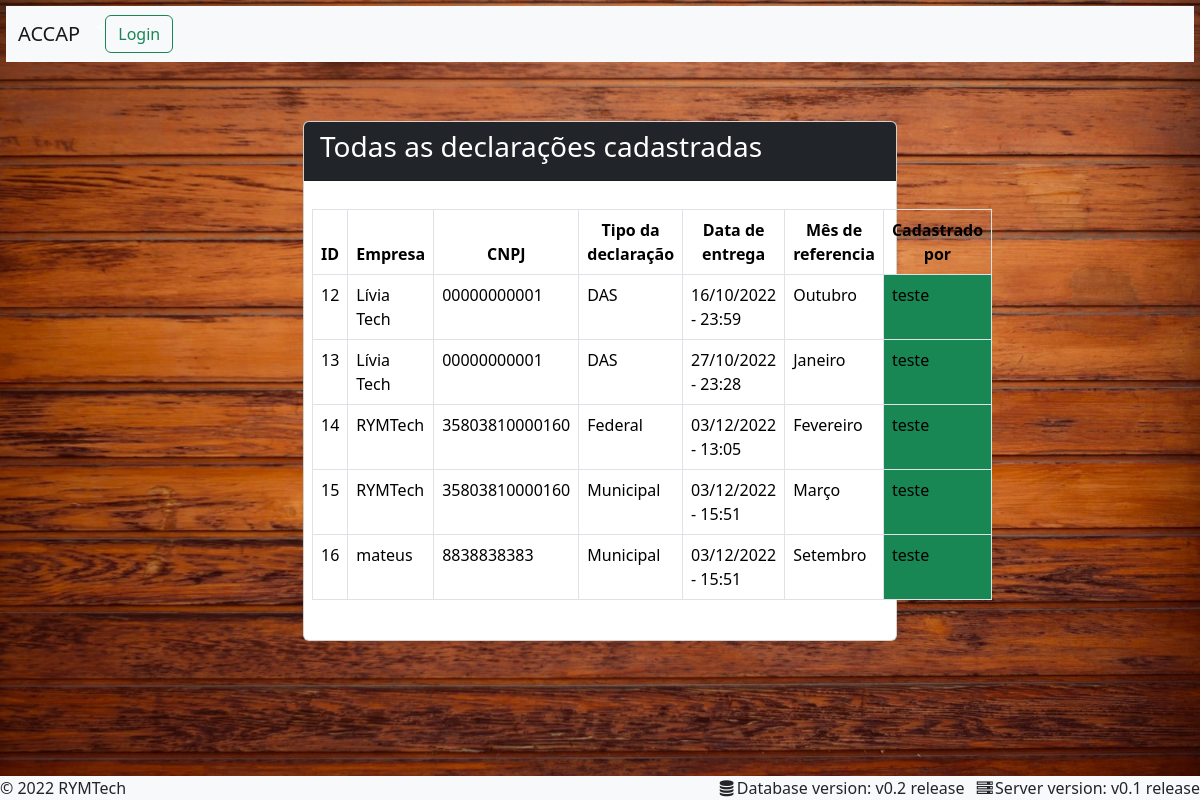
The app's page /admin.php, older data.
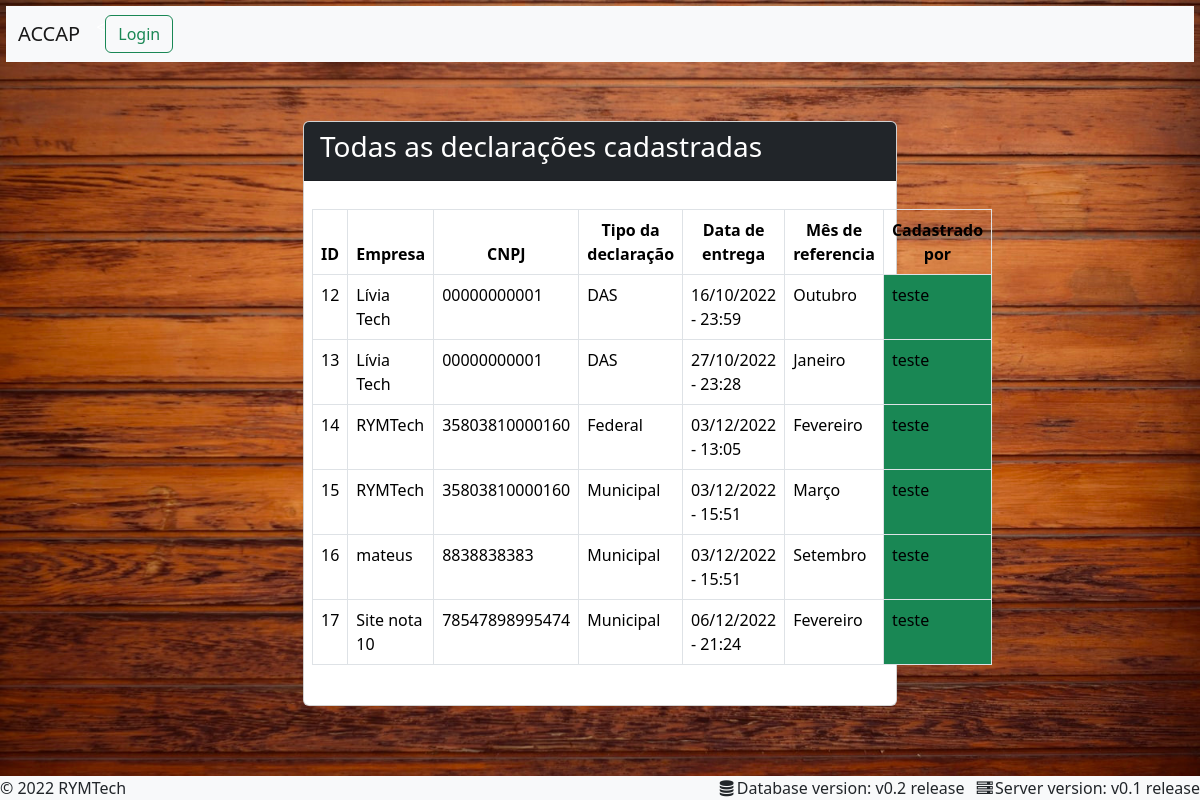
The same page, newer data.
### tables this page shows
CREATE TABLE `declaracao` (
  `id` int NOT NULL,
  `nome` varchar(50) NOT NULL,
  `usuario_id` int NOT NULL,
  `empresa_id` int NOT NULL,
  `tipoID` int NOT NULL,
  `data_cadastro` timestamp NOT NULL DEFAULT CURRENT_TIMESTAMP
);

CREATE TABLE `empresa` (
  `id` int NOT NULL,
  `nome` varchar(100) NOT NULL,
  `email` varchar(50) NOT NULL,
  `telefone` varchar(50) NOT NULL,
  `ativo` tinyint(1) NOT NULL,
  `declara` varchar(50) NOT NULL,
  `CNPJ` varchar(20) DEFAULT NULL
);

CREATE TABLE `tipoDeclaracao` (
  `id` int NOT NULL,
  `nome` varchar(60) NOT NULL
);

CREATE TABLE `usuario` (
  `id` int NOT NULL,
  `username` varchar(50) NOT NULL,
  `senha` varchar(50) NOT NULL,
  `nivel` int NOT NULL,
  `imagem` varchar(100) NOT NULL
);

### banco.php (called while the page is built, shortened)
<?php
function buscarDeclaracaoTodos($id){
    include 'conecta.php';
    $declaracao = array();
    $res = mysqli_query($conexao, "select d.id id, d.nome mes, t.nome tipo, e.nome empresa, e.CNPJ CNPJ, DATE_FORMAT(d.data_cadastro, '%d/%m/%Y - %H:%i') data, u.username usuario
    from declaracao d
    join tipoDeclaracao t
    on t.id = d.tipoID
    join usuario u
    on d.usuario_id = u.id
    join empresa e
    on d.empresa_id = e.id;") or die("erro ao selecionar");
    while ($row = mysqli_fetch_assoc($res)) {
        array_push($declaracao, $row);
    }
    return $declaracao;
}

### admin.php (the view, shortened to what this page needs)
<?php
include 'cabecalho.php';
include 'banco.php';
$declaracoes = buscarDeclaracaoTodos($_SESSION['id']);
?>
<div class=" text-white d-flex jumbotron justify-content-center">
    <div class="card col-md-6" style="margin-top: 5%;">
        <div class="bg-dark card-header">
            <h3 class="card-title">Todas as declarações cadastradas</h3>
        </div>
        <div class="card-body list-group list-group-flush" style="margin: 8px;">
            <fieldset>
                <table class="table table-bordered text-black" style="margin-top: 4px; margin-right: 30px;">
                    <thead>
                        <tr>
                            <th>ID</th>
                            <th style="text-align: center">Empresa</th>
                            <th style="text-align: center">CNPJ</th>
                            <th style="text-align: center">Tipo da declaração</th>
                            <th style="text-align: center">Data de entrega</th>
                            <th style="text-align: center">Mês de referencia</th>
                            <th style="text-align: center">Cadastrado por</th>
                        </tr>
                    </thead>
                    <tbody class="text-black">
                        <?php foreach ($declaracoes as $declaracao) { ?>
                            <tr>
                                <td><?= $declaracao['id'] ?></td>
                                <td><?= $declaracao['empresa'] ?></td>
                                <td><?= $declaracao['CNPJ'] ?></td>
                                <td><?= $declaracao['tipo'] ?></td>
                                <td><?= $declaracao['data'] ?></td>
                                <td><?= $declaracao['mes'] ?></td>
                                <td class="bg-success"><?= $declaracao['usuario'] ?></td>
                            </tr>
                        <?php } ?>
                    </tbody>
                </table>
            </fieldset>
        </div>
    </div>
</div>
<?php include "rodape.php"; ?>

Row changes from the older to the newer data that the page shows:
added declaracao: id "17", empresa.nome "Site nota 10", empresa.CNPJ "78547898995474", tipoID.nome "Municipal", data "06/12/2022 - 21:24", nome "Fevereiro", usuario.username "teste"
